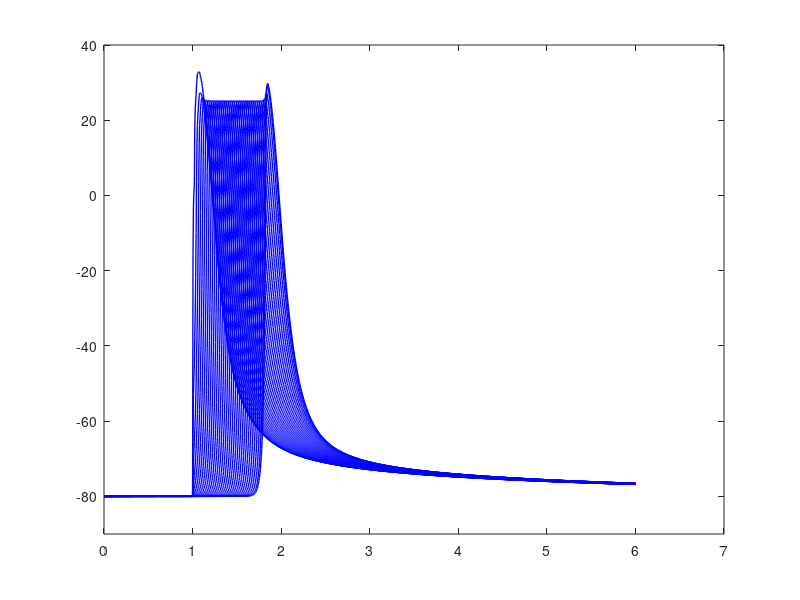

This chart was generated by the following MATLAB code: (Note: this script raises an error after producing the figure.)
clc
clear all
close all

%%

xx=1 ;



%%

Data = csvread('nodexg0changed_v_Abeta0_stimulateonlyAbeta0_edgedist1_.csv');

time = Data(:,1) ;

[satr, soton] = size(Data) ;


figure

for i=2:soton

plot(time , Data(:,i), '-b', 'LineWidth' , 1 )
hold on
end

%xlim([0 5])
ylim([-90 40])


Data1 = Data(:,2:soton) ;   %exclude time from the data

%%


soton=soton-1 ;
number_nodes =  soton ;

%%

n = 1 ;

s=n+1:number_nodes-n ; 
S1 = zeros(1,length(s)) ;
k=1 ;



for j=n+1:number_nodes-n

clear V
clear A AA1 AA2 pks locs L1 L2 B1 B2

V = Data1(:,j) ;

[pks , locs] = findpeaks(V,'MinPeakDistance',400, 'MinPeakHeight',0)     ;



for i=1:length(pks)
     
        
  A(1,:) = V(locs(i,1)-30:locs(i,1) , 1) ;
  
  AA1 = A(A>=-20) ;
  [L1]=knnsearch(AA1',-20) ;
   B1 = AA1(1,L1) ;
       
  AA2 = A(A<=-20) ;
  [L2]=knnsearch(AA2',-20) ;
   B2 = AA2(1,L2) ;
   
  [row1]=find(V==B1) ;
  [row2]=find(V==B2) ;
  
  if length(row1)>1 
      for l=1:length(row1)
          if row1(l) > locs(i,1)-30 && row1(l) < locs(i,1)
              row11 = row1(l) ;
          end
      end
         
      
  else
      row11 = row1 ;
  end
  
  if length(row2)>1 
      for l=1:length(row2)
          if row2(l) > locs(i,1)-30 && row2(l) < locs(i,1)
              row22 = row2(l) ;
          end
      end
         
      
  else
      row22 = row2 ;
  end
  
  
  
  
  T1 = time(row11,1) ;
  T2 = time(row22,1) ;
  
  
coefficients = polyfit([T1, T2], [B1, B2], 1);
a = coefficients (1);
b = coefficients (2);

f =  -20  ;

x = (f-b)/a  ;
     

S1(1,k) = x  ;

plot(x,-20 , '*r')

  end      

k=k+1  ;

end

%%

figure


for i=1:length(S1)

plot(S1(1,i) , 1 , '.', 'Color','none')
text(S1(1,i), 1, '|', 'VerticalAlignment','middle', 'HorizontalAlignment','center', 'Color','m')
hold on


end


ylim([0 5])


%% CV

Y = (19.6412800000000 * xx )*40 + (3 * xx) *2 + (8.05888000000000 *xx ) * 5 * 2 ;
nodes_dist = Y+1 ;


for i=1:length(S1)-1
R1 = S1(1,i+1)-S1(1,i) ;  %ms
R1=R1/1000 ;  %s
CV(1,i) = (nodes_dist*1e-6)/ R1  ;   %m/s
end


%%

figure
plot(s(1,1:length(s)-1) , CV , 'o-m')
xlim([0 50])
title('CV')
xlabel('node #')
ylabel('CV')

%% average CV

mean_CV = mean(CV(1,10:20))
